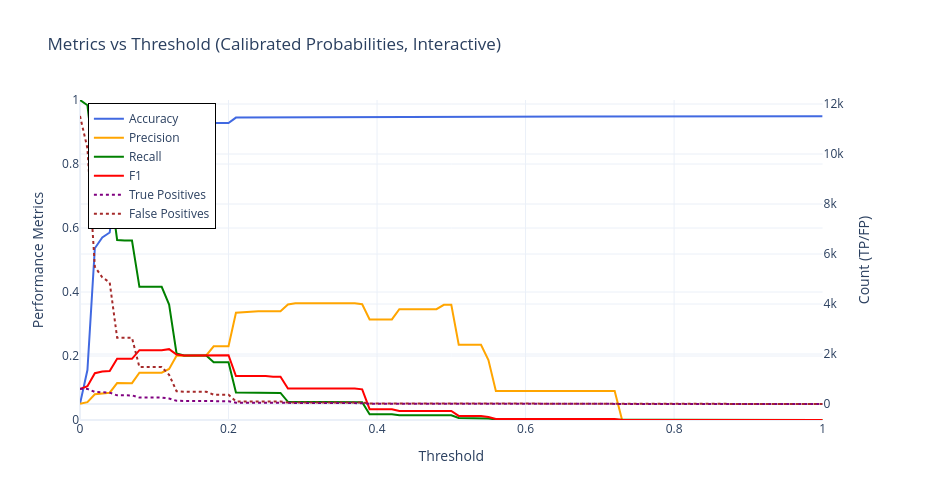

Notebook cell for this chart:
### Code cell
lr_res_cal, best_lr_cal = calibration_results(best_lr, X_train_enc_df, X_test_enc_df,
                                               y_train, y_test, model_name='LR')
